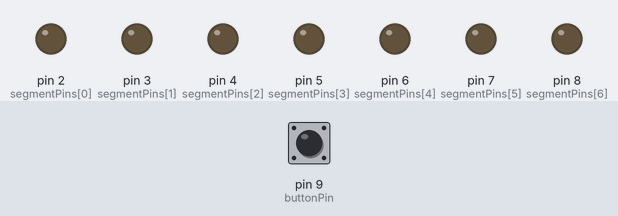
The sketch below on a simulated Arduino Uno, built with avr-gcc and run on an emulated ATmega328P. Parts: output pins drawn as LEDs (lit = HIGH). Dashed ring = blinking. Inputs (shaded band) come from the test bench; at power-on: pin 9 (buttonPin) HIGH. Random numbers use the default seed unless the sketch sets one.

Above: at 1.2 s.
1.3 s: pin 9 (buttonPin) pulled LOW for 0.15 s
At 3.5 s:
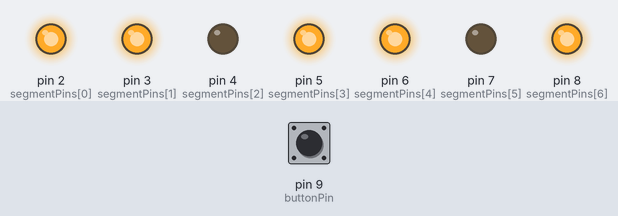
4.3 s: pin 9 (buttonPin) pulled LOW for 3.2 s
At 8.5 s:
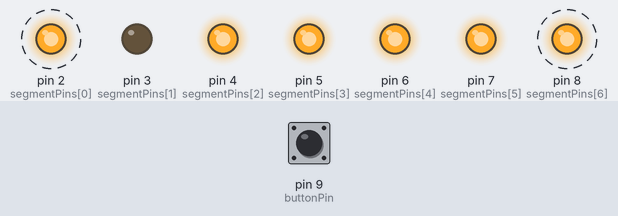
9.3 s: pin 9 (buttonPin) pulled LOW for 1 s
At 11.9 s:
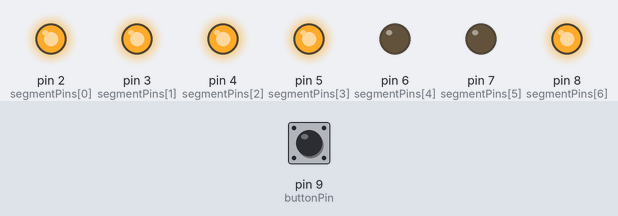
12.3 s: pin 9 (buttonPin) pulled LOW for 0.15 s
At 14.2 s:
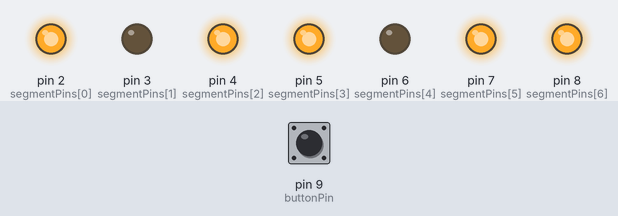
15.3 s: pin 9 (buttonPin) pulled LOW for 3.2 s
At 19.2 s:
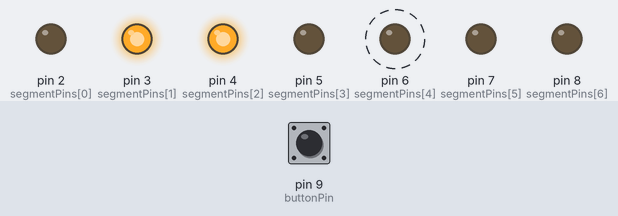
Timing chart, 0 to 20.7 s (numbered marks = the images above; inputs shaded):
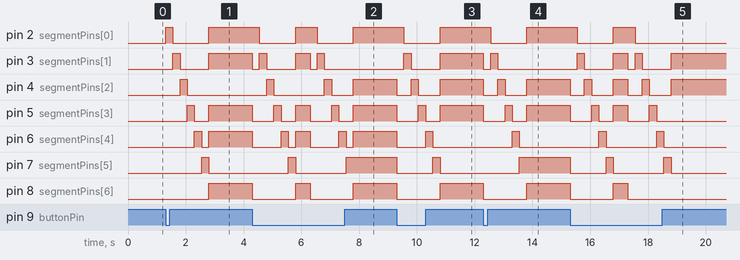

The sketch:

DigitalDice.ino
```cpp
int segmentPins[] = {2, 3, 4, 5, 6, 7, 8};

byte digits[10][8] = {
  //  a  b  c  d  e  f  g  .
  { 1, 1, 1, 1, 1, 1, 0, 0}, // 0
  { 0, 1, 1, 0, 0, 0, 0, 0}, // 1
  { 1, 1, 0, 1, 1, 0, 1, 0}, // 2
  { 1, 1, 1, 1, 0, 0, 1, 0}, // 3
  { 0, 1, 1, 0, 0, 1, 1, 0}, // 4
  { 1, 0, 1, 1, 0, 1, 1, 0}, // 5
  { 1, 0, 1, 1, 1, 1, 1, 0}, // 6
  { 1, 1, 1, 0, 0, 0, 0, 0}, // 7
  { 1, 1, 1, 1, 1, 1, 1, 0}, // 8
  { 1, 1, 1, 1, 0, 1, 1, 0} //  9
};

byte spinDigits [6][8] = {
  //  a  b  c  d  e  f  g
  { 1, 0, 0, 0, 0, 0, 0, 0}, // a
  { 0, 1, 0, 0, 0, 0, 0, 0}, // b
  { 0, 0, 1, 0, 0, 0, 0, 0}, // c
  { 0, 0, 0, 1, 0, 0, 0, 0}, // d
  { 0, 0, 0, 0, 1, 0, 0, 0}, // e
  { 0, 0, 0, 0, 0, 1, 0, 0}  // f
};

#define buttonPin 9

void setup() {
  for (int i = 0; i < 8; i++) {
    pinMode(segmentPins[i], OUTPUT);
    digitalWrite(segmentPins[i], LOW);
  }
  //set up swich
  pinMode(buttonPin, INPUT_PULLUP);
  Serial.begin(9600);
}

void loop() {
  if (digitalRead(buttonPin) == LOW) {
    //roll dice
    spin();
    roll();
    delay(500);
  }
}

void roll() {
  int roll = random(1, 7);
  updateDisplay(roll);
}

void spin() {
  for (int j = 0; j < 6; j++) {
    for (int i = 0; i < 8; i++) {
      digitalWrite(segmentPins[i], spinDigits[j][i]);
    }
    delay(250);
  }
}


void updateDisplay(int value) {
  setSegments(value);
}

void setSegments(int n) {
  for (int i = 0; i < 8; i++) {
    digitalWrite(segmentPins[i], digits[n][i]);
  }
}
```

Measured:
- after the input at 1.3 s, pin 2 (segmentPins[0]): LOW → HIGH at once, → LOW 0.25 s later, → HIGH 1.3 s later; pin 3 (segmentPins[1]): LOW → HIGH after 0.25 s, → LOW 0.25 s later, → HIGH 1.0 s later
- after the input at 4.3 s, pin 2 (segmentPins[0]): alternates HIGH for 0.75 s and LOW for 1.3 s, starting after 0.25 s; pin 3 (segmentPins[1]): goes LOW 0.25 s, HIGH 0.25 s, LOW 1.0 s, HIGH 0.50 s, LOW 0.25 s, HIGH 0.25 s, then LOW, starting at once
- after the input at 9.3 s, pin 2 (segmentPins[0]): HIGH → LOW after 0.25 s, → HIGH 1.3 s later; pin 3 (segmentPins[1]): LOW → HIGH after 0.25 s, → LOW 0.25 s later, → HIGH 1.0 s later
- after the input at 12.3 s, pin 2 (segmentPins[0]): HIGH → LOW after 0.25 s, → HIGH 1.3 s later; pin 3 (segmentPins[1]): HIGH → LOW at once, → HIGH 0.25 s later, → LOW 0.25 s later
- after the input at 15.3 s, pin 2 (segmentPins[0]): HIGH → LOW after 0.25 s, → HIGH 1.3 s later, → LOW 0.75 s later; pin 3 (segmentPins[1]): goes HIGH 0.25 s, LOW 1.0 s, HIGH 0.50 s, LOW 0.25 s, HIGH 0.25 s, LOW 1.0 s, then HIGH, starting after 0.25 s
